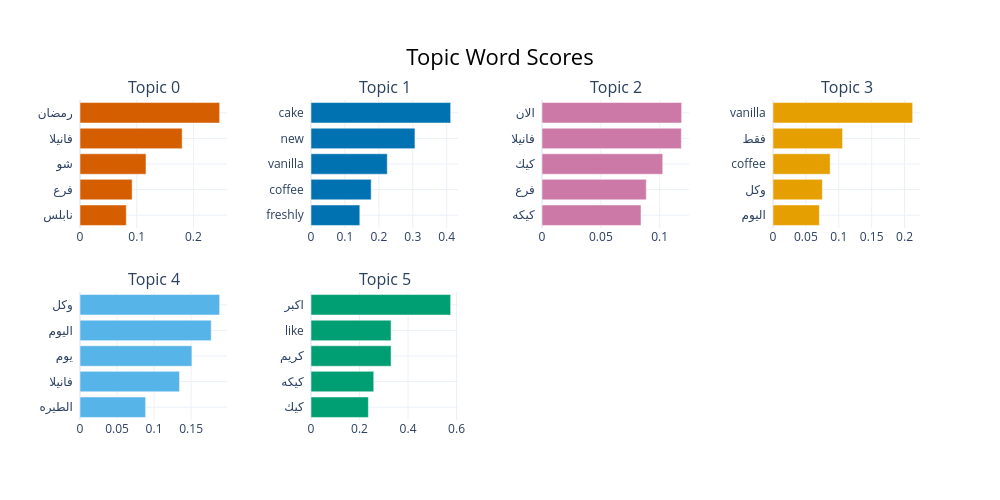

Write notebook code for a chart like this one.
### Code cell
fig_base_barchart = base_topic_model.visualize_barchart(
    topics=base_topic_info[base_topic_info["Topic"] != -1]["Topic"].tolist(),
    top_n_topics=min(10, len(base_topic_info)),
)
fig_base_barchart

### Figure 1 — Plotly figure (JSON) as saved in the notebook; plotly's stock layout.template omitted (floating-point values rounded to 4 significant figures)
{"data": [{"marker": {"color": "#D55E00"}, "orientation": "h", "type": "bar", "x": [0.08157, 0.09191, 0.1164, 0.1801, 0.2462], "xaxis": "x", "y": ["نابلس  ", "فرع  ", "شو  ", "فانيلا  ", "رمضان  "], "yaxis": "y"}, {"marker": {"color": "#0072B2"}, "orientation": "h", "type": "bar", "x": [0.1439, 0.1774, 0.2247, 0.3064, 0.4116], "xaxis": "x2", "y": ["freshly  ", "coffee  ", "vanilla  ", "new  ", "cake  "], "yaxis": "y2"}, {"marker": {"color": "#CC79A7"}, "orientation": "h", "type": "bar", "x": [0.08412, 0.08859, 0.1026, 0.1184, 0.1186], "xaxis": "x3", "y": ["كيكه  ", "فرع  ", "كيك  ", "فانيلا  ", "الان  "], "yaxis": "y3"}, {"marker": {"color": "#E69F00"}, "orientation": "h", "type": "bar", "x": [0.0705, 0.07503, 0.08687, 0.1057, 0.2123], "xaxis": "x4", "y": ["اليوم  ", "وكل  ", "coffee  ", "فقط  ", "vanilla  "], "yaxis": "y4"}, {"marker": {"color": "#56B4E9"}, "orientation": "h", "type": "bar", "x": [0.08858, 0.1343, 0.1511, 0.1772, 0.1885], "xaxis": "x5", "y": ["الطيره  ", "فانيلا  ", "يوم  ", "اليوم  ", "وكل  "], "yaxis": "y5"}, {"marker": {"color": "#009E73"}, "orientation": "h", "type": "bar", "x": [0.2365, 0.2586, 0.33, 0.33, 0.5756], "xaxis": "x6", "y": ["كيك  ", "كيكه  ", "كريم  ", "like  ", "اكبر  "], "yaxis": "y6"}], "layout": {"annotations": [{"font": {"size": 16}, "showarrow": false, "text": "Topic 0", "x": 0.0875, "xanchor": "center", "xref": "paper", "y": 1, "yanchor": "bottom", "yref": "paper"}, {"font": {"size": 16}, "showarrow": false, "text": "Topic 1", "x": 0.3625, "xanchor": "center", "xref": "paper", "y": 1, "yanchor": "bottom", "yref": "paper"}, {"font": {"size": 16}, "showarrow": false, "text": "Topic 2", "x": 0.6375, "xanchor": "center", "xref": "paper", "y": 1, "yanchor": "bottom", "yref": "paper"}, {"font": {"size": 16}, "showarrow": false, "text": "Topic 3", "x": 0.9125, "xanchor": "center", "xref": "paper", "y": 1, "yanchor": "bottom", "yref": "paper"}, {"font": {"size": 16}, "showarrow": false, "text": "Topic 4", "x": 0.0875, "xanchor": "center", "xref": "paper", "y": 0.4, "yanchor": "bottom", "yref": "paper"}, {"font": {"size": 16}, "showarrow": false, "text": "Topic 5", "x": 0.3625, "xanchor": "center", "xref": "paper", "y": 0.4, "yanchor": "bottom", "yref": "paper"}], "height": 500, "hoverlabel": {"bgcolor": "white", "font": {"family": "Rockwell", "size": 16}}, "showlegend": false, "title": {"font": {"color": "Black", "size": 22}, "text": "Topic Word Scores", "x": 0.5, "xanchor": "center", "yanchor": "top"}, "width": 1000, "xaxis": {"anchor": "y", "domain": [0, 0.175], "showgrid": true}, "xaxis2": {"anchor": "y2", "domain": [0.275, 0.45], "showgrid": true}, "xaxis3": {"anchor": "y3", "domain": [0.55, 0.725], "showgrid": true}, "xaxis4": {"anchor": "y4", "domain": [0.825, 1], "showgrid": true}, "xaxis5": {"anchor": "y5", "domain": [0, 0.175], "showgrid": true}, "xaxis6": {"anchor": "y6", "domain": [0.275, 0.45], "showgrid": true}, "xaxis7": {"anchor": "y7", "domain": [0.55, 0.725], "showgrid": true}, "xaxis8": {"anchor": "y8", "domain": [0.825, 1], "showgrid": true}, "yaxis": {"anchor": "x", "domain": [0.6, 1], "showgrid": true}, "yaxis2": {"anchor": "x2", "domain": [0.6, 1], "showgrid": true}, "yaxis3": {"anchor": "x3", "domain": [0.6, 1], "showgrid": true}, "yaxis4": {"anchor": "x4", "domain": [0.6, 1], "showgrid": true}, "yaxis5": {"anchor": "x5", "domain": [0, 0.4], "showgrid": true}, "yaxis6": {"anchor": "x6", "domain": [0, 0.4], "showgrid": true}, "yaxis7": {"anchor": "x7", "domain": [0, 0.4], "showgrid": true}, "yaxis8": {"anchor": "x8", "domain": [0, 0.4], "showgrid": true}}}
